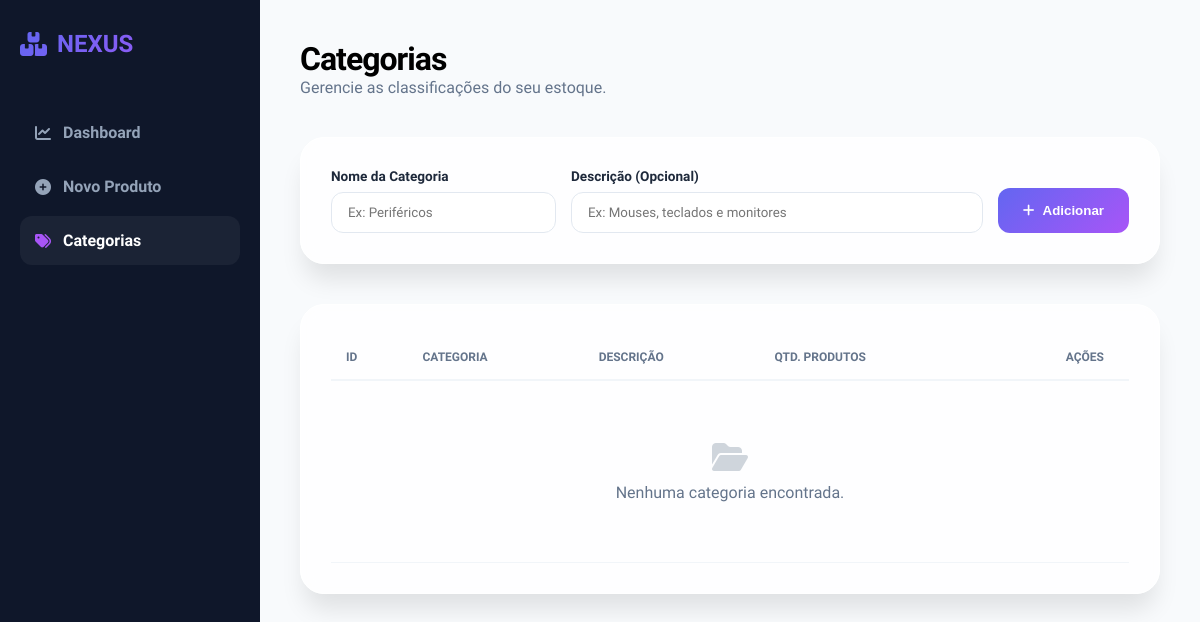
Before: /categorias with the older database file.
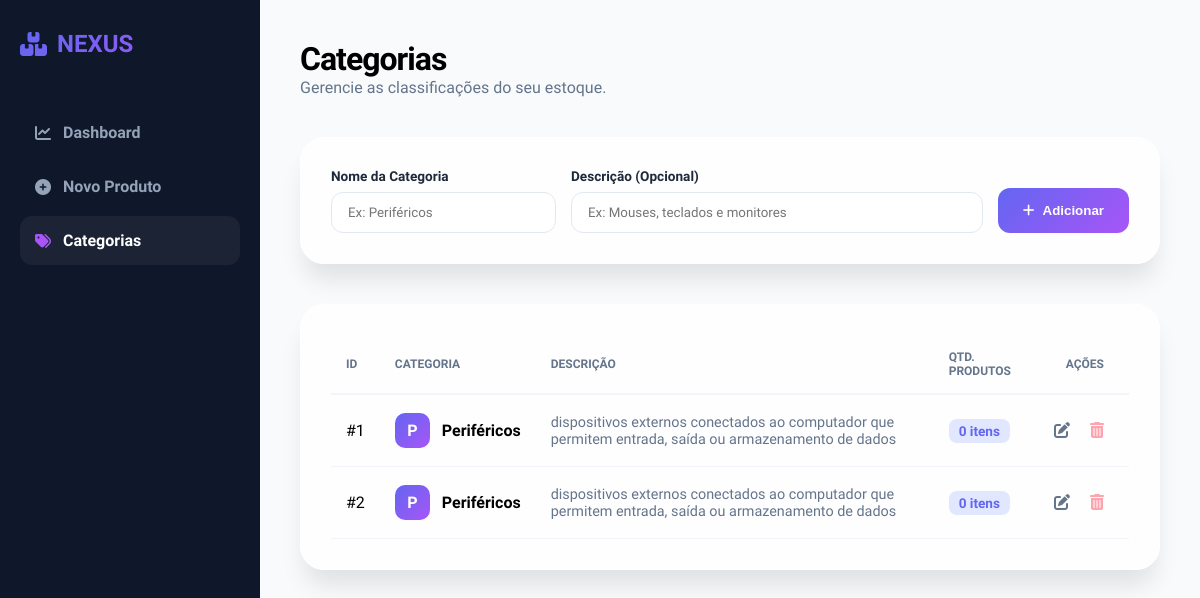
After: the same page with the newer database file.
### models.py (models this page shows, shortened)
class Categoria(Base):
    __tablename__ = "categorias"
    id = Column(Integer, primary_key=True)
    nome = Column(String(100), nullable=False)
    descricao = Column(String(200), nullable=True)
    produtos = relationship("Produto", back_populates="categoria")

### main.py (the view)
@app.get("/categorias")
def exibir_categorias(request: Request, db: Session = Depends(get_db)):
    lista_categorias = db.query(Categoria).all()
    return templates.TemplateResponse(request, "categorias.html", {"request": request, "categorias": lista_categorias})

### templates/categorias.html (shortened to what this page needs)
<!DOCTYPE html>
<html lang="pt-br">
<head>
    <link rel="stylesheet" href="https://cdnjs.cloudflare.com/ajax/libs/font-awesome/6.4.0/css/all.min.css">
</head>
<body>
    <nav>
        <div class="nav-brand"><i class="fas fa-boxes-stacked"></i> <span>NEXUS</span></div>
        <a href="/" class="nav-link"><i class="fas fa-chart-line"></i> <span>Dashboard</span></a>
        <a href="/produtos/cadastro" class="nav-link"><i class="fas fa-plus-circle"></i> <span>Novo Produto</span></a>
        <a href="/categorias" class="nav-link active"><i class="fas fa-tags"></i> <span>Categorias</span></a>
    </nav>
    <main>
        <div class="header-flex">
            <div class="header-title">
                <h1>Categorias</h1>
                <p>Gerencie as classificações do seu estoque.</p>
            </div>
        </div>
        <section class="add-card">
            <form action="/categorias/salvar" method="POST" class="form-row">
                <div class="input-group">
                    <label>Nome da Categoria</label>
                    <input type="text" name="nome" class="input-control" placeholder="Ex: Periféricos" required>
                </div>
                <div class="input-group">
                    <label>Descrição (Opcional)</label>
                    <input type="text" name="descricao" class="input-control" placeholder="Ex: Mouses, teclados e monitores">
                </div>
                <button type="submit" class="btn-add-cat">
                    <i class="fas fa-plus"></i> Adicionar
                </button>
            </form>
        </section>
<section class="content-card">
    <table>
        <thead>
            <tr>
                <th>ID</th>
                <th>Categoria</th>
                <th>Descrição</th>
                <th>Qtd. Produtos</th>
                <th style="text-align: right; padding-right: 25px;">Ações</th>
            </tr>
        </thead>
        <tbody>
            {% for cat in categorias %}
            <tr>
                <td>#{{ cat.id }}</td>
                <td>
                    <div style="display: flex; align-items: center; gap: 12px;">
                        <div class="cat-icon" style="background: var(--primary-gradient); color: white;">
                            {{ cat.nome[0] | upper }}
                        </div>
                        <strong>{{ cat.nome }}</strong>
                    </div>
                </td>
                <td style="color: var(--text-gray); font-size: 0.9rem;">
                    {{ cat.descricao if cat.descricao else '---' }}
                </td>
                <td>
                    <span style="font-weight: 700; color: #6366f1; background: #e0e7ff; padding: 4px 10px; border-radius: 8px; font-size: 0.85rem;">
                        {{ cat.produtos|length }} itens
                    </span>
                </td>
                <td>
                    <div style="display: flex; gap: 20px; justify-content: flex-end; align-items: center; padding-right: 10px;">
                        <a href="/categorias/editar/{{ cat.id }}" style="color: var(--text-gray); text-decoration: none;">
                            <i class="fas fa-edit" title="Editar"></i>
                        </a>
                        <form action="/categorias/deletar/{{ cat.id }}" method="POST" style="display: inline;" onsubmit="return confirm('Tem certeza que deseja excluir esta categoria? Isso pode afetar os produtos vinculados.')">
                            <button type="submit" style="background: none; border: none; color: #fda4af; cursor: pointer; padding: 0; font-size: 1rem;">
                                <i class="fas fa-trash-alt" title="Excluir"></i>
                            </button>
                        </form>
                    </div>
                </td>
            </tr>
            {% else %}
            <tr>
                <td colspan="5" style="text-align: center; padding: 60px; color: var(--text-gray);">
                    <i class="fas fa-folder-open" style="font-size: 2rem; display: block; margin-bottom: 10px; opacity: 0.3;"></i>
                    Nenhuma categoria encontrada.
                </td>
            </tr>
            {% endfor %}
        </tbody>
    </table>
</section>
</body>
</html>

### templates/categorias.html (style rules this page uses)
:root { --primary-gradient: linear-gradient(135deg, #6366f1 0%, #a855f7 100%); --sidebar-bg: #0f172a; --bg-light: #f8fafc; --glass-white: rgba(255, 255, 255, 0.8); --text-dark: #1e293b; --text-gray: #64748b; --shadow-lg: 0 20px 25px -5px rgba(0, 0, 0, 0.1); }
* { box-sizing: border-box; margin: 0; padding: 0; transition: all 0.3s ease; }
body { background-color: var(--bg-light); font-family: 'Plus Jakarta Sans', sans-serif; display: flex; min-height: 100vh; }
nav { width: 260px; background: var(--sidebar-bg); color: white; display: flex; flex-direction: column; padding: 30px 20px; position: fixed; height: 100vh; }
.nav-brand { font-weight: 800; font-size: 1.5rem; margin-bottom: 50px; display: flex; align-items: center; gap: 10px; background: var(--primary-gradient); -webkit-background-clip: text; -webkit-text-fill-color: transparent; }
.nav-link { padding: 15px; color: #94a3b8; text-decoration: none; border-radius: 12px; margin-bottom: 5px; display: flex; align-items: center; gap: 12px; font-weight: 600; }
.nav-link.active { background: rgba(255, 255, 255, 0.05); color: white; }
.nav-link.active i { color: #a855f7; }
main { margin-left: 260px; padding: 40px; width: calc(100% - 260px); }
.header-flex { display: flex; justify-content: space-between; align-items: flex-end; margin-bottom: 40px; }
.header-title h1 { font-size: 2rem; font-weight: 800; letter-spacing: -1px; }
.header-title p { color: var(--text-gray); }
.add-card { background: var(--glass-white); backdrop-filter: blur(10px); padding: 30px; border-radius: 24px; border: 1px solid white; box-shadow: var(--shadow-lg); margin-bottom: 40px; }
.form-row { display: grid; grid-template-columns: 1fr 2fr auto; gap: 15px; align-items: end; }
.input-group { display: flex; flex-direction: column; gap: 8px; }
.input-group label { font-weight: 700; font-size: 0.85rem; color: var(--text-dark); }
.input-control { padding: 12px 16px; border-radius: 12px; border: 1px solid #e2e8f0; outline: none; font-family: inherit; }
.btn-add-cat { background: var(--primary-gradient); color: white; padding: 12px 25px; border-radius: 12px; border: none; font-weight: 700; cursor: pointer; display: flex; align-items: center; gap: 8px; height: 45px; }
.content-card { background: var(--glass-white); backdrop-filter: blur(10px); border-radius: 24px; border: 1px solid white; box-shadow: var(--shadow-lg); padding: 30px; }
table { width: 100%; border-collapse: collapse; }
th { text-align: left; padding: 15px; color: var(--text-gray); font-size: 0.75rem; text-transform: uppercase; border-bottom: 2px solid #f1f5f9; }
td { padding: 18px 15px; border-bottom: 1px solid #f1f5f9; }
.cat-icon { width: 35px; height: 35px; border-radius: 10px; background: #f3e8ff; color: #7e22ce; display: flex; align-items: center; justify-content: center; font-weight: 800; }

Changed rows visible on the page:
added Categoria: id "1", nome "P", nome "Periféricos", descricao "dispositivos externos conectados ao computador que permitem entrada, saída ou armazenamento de dados", produtos|length "0"
added Categoria: id "2", nome "P", nome "Periféricos", descricao "dispositivos externos conectados ao computador que permitem entrada, saída ou armazenamento de dados", produtos|length "0"
Other visible differences:
text no longer shown: "Nenhuma categoria encontrada."
